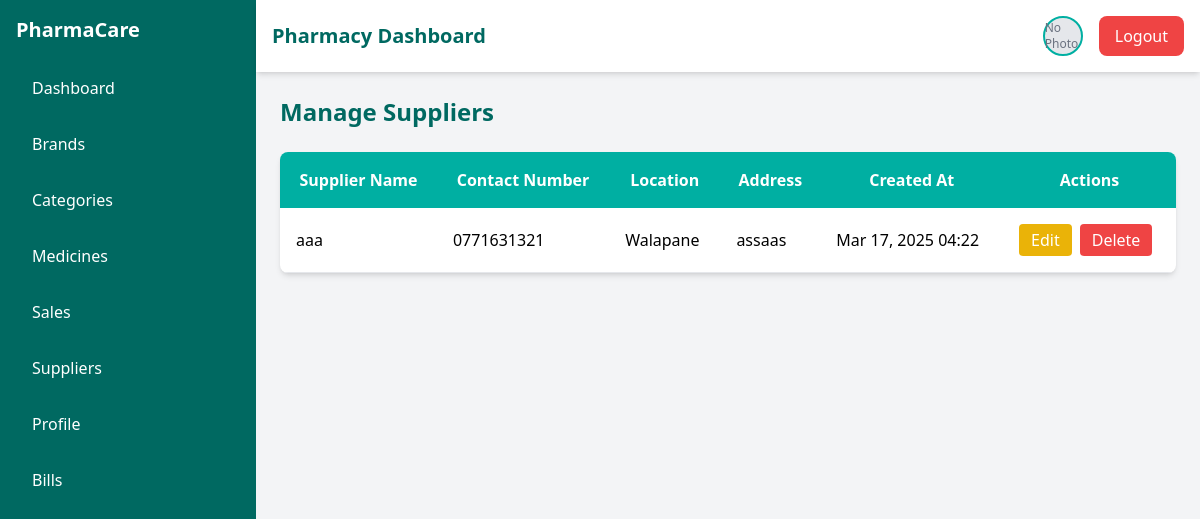
Page /pharmacist/viewsupplier.php (signed in) on the committed database.
### tables this page shows
CREATE TABLE `suppliers` (
  `supplier_id` int(11) NOT NULL,
  `supplier_name` varchar(100) NOT NULL,
  `contact_number` varchar(15) NOT NULL,
  `location` varchar(255) NOT NULL,
  `address` text NOT NULL,
  `created_at` timestamp NOT NULL DEFAULT current_timestamp()
);

### pharmacist/viewsupplier.php (the view, shortened to what this page needs)
<?php
include '../dbconn.php';
$query = "SELECT * FROM suppliers ORDER BY created_at DESC";
$result = $conn->query($query);
?>
<!DOCTYPE html>
<html lang="en">
<head>
    <script src="https://cdn.tailwindcss.com"></script>
</head>
<body class="bg-gray-100 flex flex-col min-h-screen">
    <div class="flex flex-1">
        <?php include "include/sidebar.php"; ?>
        <main class="flex-1 flex flex-col">
            <?php include "include/navbar.php"; ?>
            <div class="p-6 flex-1">
                <h1 class="text-2xl font-bold text-primary-700 mb-6">Manage Suppliers</h1>
                <table class="w-full bg-white rounded-lg shadow-md overflow-hidden">
                    <thead class="bg-primary-500 text-white">
                        <tr>
                            <th class="p-4">Supplier Name</th>
                            <th class="p-4">Contact Number</th>
                            <th class="p-4">Location</th>
                            <th class="p-4">Address</th>
                            <th class="p-4">Created At</th>
                            <th class="p-4">Actions</th>
                        </tr>
                    </thead>
                    <tbody>
                        <?php while ($row = $result->fetch_assoc()): ?>
                            <tr class="border-b hover:bg-gray-50">
                                <td class="p-4"><?= htmlspecialchars($row['supplier_name']) ?></td>
                                <td class="p-4"><?= htmlspecialchars($row['contact_number']) ?></td>
                                <td class="p-4"><?= htmlspecialchars($row['location']) ?></td>
                                <td class="p-4"><?= htmlspecialchars($row['address']) ?></td>
                                <td class="p-4"><?= date('M j, Y H:i', strtotime($row['created_at'])) ?></td>
                                <td class="p-4">
                                    <div class="flex space-x-2">
                                        <a href="editSupplier.php?id=<?= $row['supplier_id'] ?>"
                                           class="bg-yellow-500 text-white px-3 py-1 rounded hover:bg-blue-600 transition-colors">
                                            Edit
                                        </a>
                                        <button onclick="confirmDelete(<?= $row['supplier_id'] ?>)"
                                                class="bg-red-500 text-white px-3 py-1 rounded hover:bg-red-600 transition-colors">
                                            Delete
                                        </button>
                                    </div>
                                </td>
                            </tr>
                        <?php endwhile; ?>
                    </tbody>
                </table>
            </div>
        </main>
    </div>
</body>
</html>

### rows in the picture
suppliers: supplier_name "aaa", contact_number "0771631321", location "Walapane", address "assaas", created_at "Mar 17, 2025 04:22"
